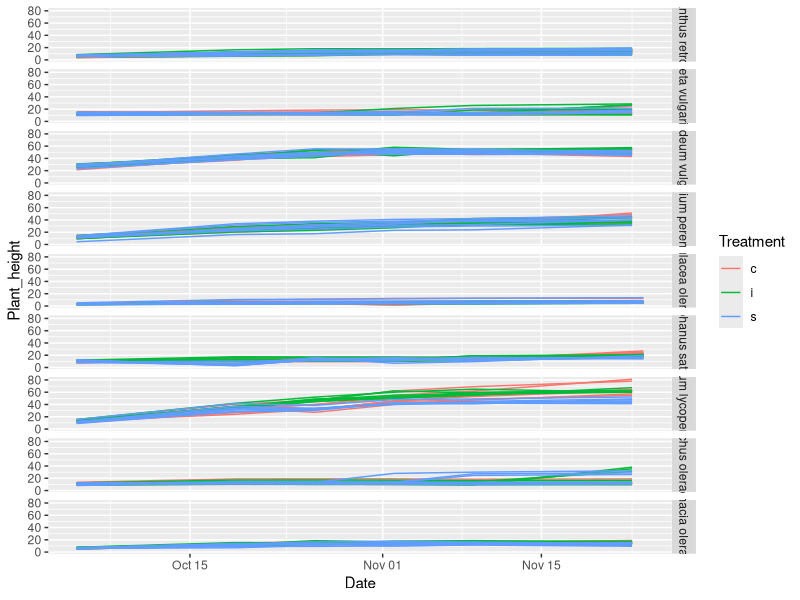

This chart was generated by the following R code: (Note: this script raises an error after producing the figure.)
## ---- chunk 1
knitr::opts_chunk$set(echo = TRUE)
## ---- chunk 2
# install.packages("readxl")
readxl::read_excel("data_dec/water_stress.xlsx")
d0 <- readxl::read_excel("data_dec/water_stress.xlsx", sheet = "Data")
## ---- chunk 3
library(ggplot2)
# All species
ggplot(d0, aes(x= Date, y= Plant_height, group= PlantId, color= Treatment)) + 
  geom_line()+
  facet_grid( Species ~. )

# For Solanum lycopersicum
s1 <- d0[d0$Species=="Solanum lycopersicum",]
ggplot(d1, aes(x= Date, y= Plant_height, group= PlantId, color= Treatment)) + 
  geom_line()

## ---- chunk 4

## ---- chunk 5

## ---- chunk 6

## ---- chunk 7

## ---- chunk 8

## ---- chunk 9

## ---- chunk 10

## ---- chunk 11

## ---- chunk 12
